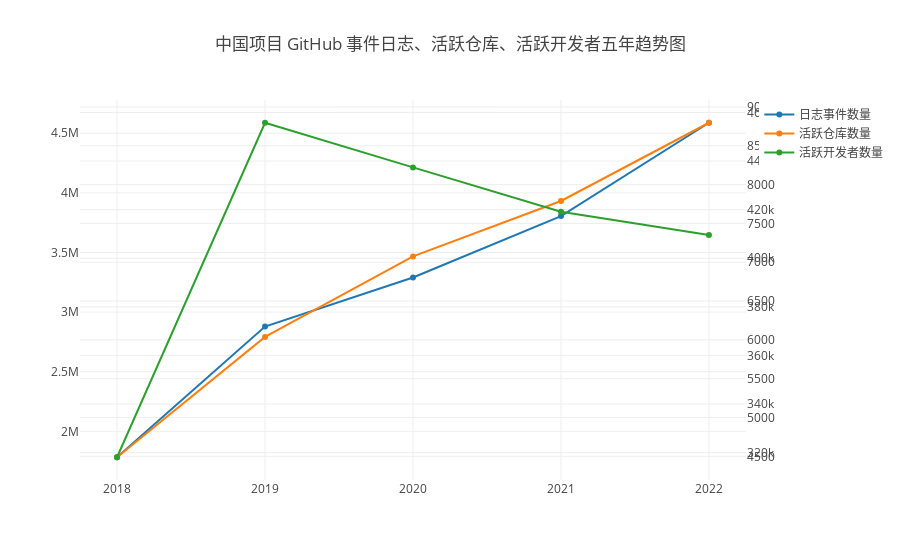

The cell this chart's notebook holds for it:
### Markdown cell above
### 中国

此节包含近五年中国项目在 GitHub 日志的事件总量、活跃仓库数量、活跃在中国项目上的开发者总量的变化趋势。

在经历了疫情前后的快速增长后，开始处于一个稳定的增长期。中国在2022年的日志事件和活跃仓库数均有明显的增长，相信在国家各项政策性意见的出台下，中国开源的发展会越来越好。

### Code cell
openDigger.driver.clickhouse.query(`SELECT COUNT() AS event_count, COUNT(DISTINCT repo_id) AS active_repo_count, COUNT(DISTINCT actor_id) AS active_actor_count, toYear(created_at) AS year
FROM gh_events WHERE year >= ${startYear} AND year <= ${year} AND (repo_id IN [${chineseLabel.githubRepos.join(',')}] OR org_id IN [${chineseLabel.githubOrgs.join(',')}]) GROUP BY year ORDER BY year`, { format: 'JSONEachRow' }).then(data => {
    var eventCount = [], activeRepoCount = [], activeActorCount = [];
    data.forEach(d => {
        eventCount.push(d.event_count);
        activeRepoCount.push(d.active_repo_count);
        activeActorCount.push(d.active_actor_count);
    });
    openDigger.render.plotly([
        {x: years, y: eventCount, mode: 'scatter', name: '日志事件数量'},
        {x: years, y: activeRepoCount, mode: 'scatter', name: '活跃仓库数量', yaxis: 'y2'},
        {x: years, y: activeActorCount, mode: 'scatter', name: '活跃开发者数量', yaxis: 'y3'},
    ], {
        title: '中国项目 GitHub 事件日志、活跃仓库、活跃开发者五年趋势图',
        yaxis2: { overlaying: 'y', side: 'right', anchor: 'x' },
        yaxis3: { overlaying: 'y', side: 'right', anchor: 'x' },
        xaxis: {type: 'category'}
    });
});

### Figure 1 — Plotly figure (JSON) as saved in the notebook; plotly's stock layout.template omitted (floating-point values rounded to 4 significant figures)
{"data": [{"mode": "scatter", "name": "日志事件数量", "x": [2018, 2019, 2020, 2021, 2022], "y": ["1782486", "2879105", "3290780", "3805742", "4588351"]}, {"mode": "scatter", "name": "活跃仓库数量", "x": [2018, 2019, 2020, 2021, 2022], "y": ["4488", "6038", "7075", "7789", "8797"], "yaxis": "y2"}, {"mode": "scatter", "name": "活跃开发者数量", "x": [2018, 2019, 2020, 2021, 2022], "y": ["318106", "455744", "437372", "419146", "409535"], "yaxis": "y3"}], "layout": {"autosize": true, "title": {"text": "中国项目 GitHub 事件日志、活跃仓库、活跃开发者五年趋势图"}, "xaxis": {"autorange": true, "range": [-0.2416, 4.242], "type": "category"}, "yaxis": {"autorange": true, "range": [1551000.0, 4820000.0], "type": "linear"}, "yaxis2": {"anchor": "x", "autorange": true, "overlaying": "y", "range": [4132.0, 9153.0], "side": "right", "type": "linear"}, "yaxis3": {"anchor": "x", "autorange": true, "overlaying": "y", "range": [306700.0, 467100.0], "side": "right", "type": "linear"}}}
